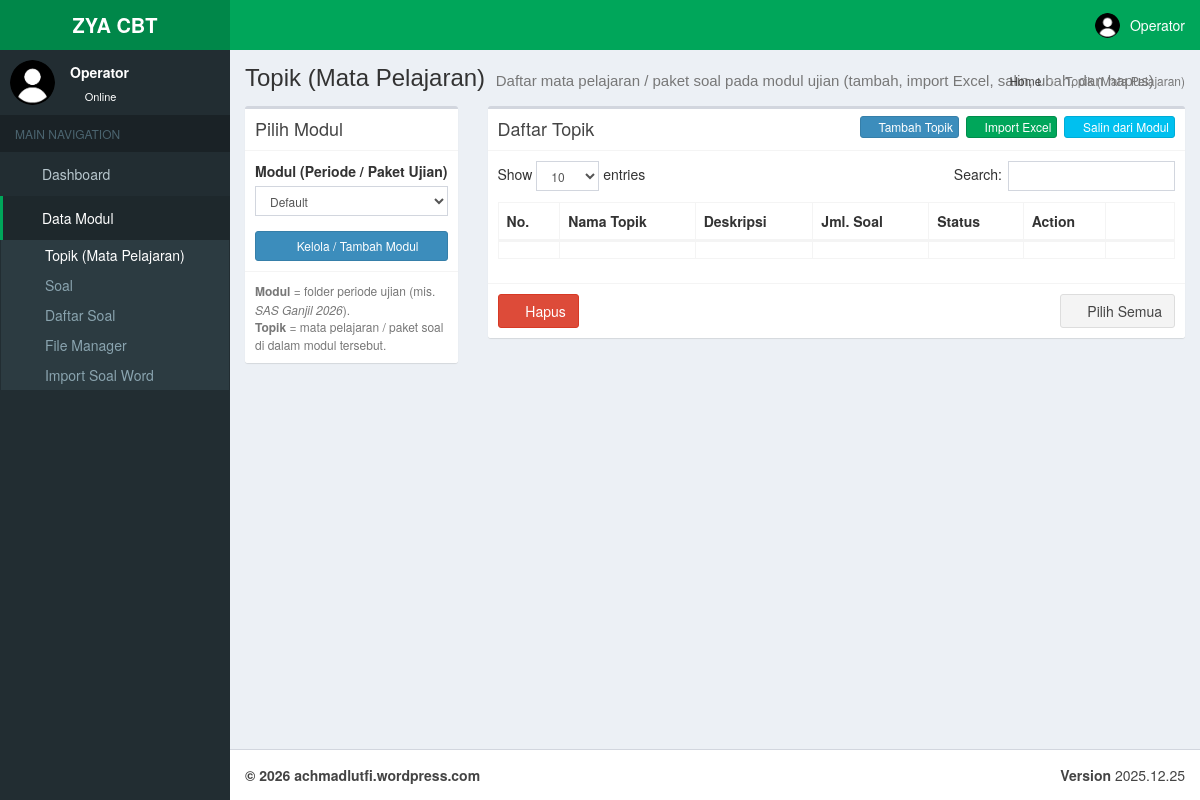
Page /index.php/manager/modul_topik (signed in) on the committed database.
### tables this page shows
CREATE TABLE `user_menu` (
  `id` int(11) NOT NULL,
  `tipe` int(11) NOT NULL DEFAULT 1 COMMENT '0=parent, 1=child',
  `parent` varchar(50) DEFAULT NULL,
  `kode_menu` varchar(50) NOT NULL,
  `nama_menu` varchar(100) NOT NULL,
  `url` varchar(150) NOT NULL DEFAULT '#',
  `icon` varchar(75) NOT NULL DEFAULT 'fa fa-circle-o',
  `urutan` int(11) NOT NULL
);

CREATE TABLE `cbt_modul` (
  `modul_id` bigint(20) UNSIGNED NOT NULL,
  `modul_nama` varchar(255) NOT NULL,
  `modul_aktif` tinyint(1) NOT NULL DEFAULT 0
);

### application/libraries/Template.php (called while the page is built, shortened)
<?php  if ( ! defined('BASEPATH')) exit('No direct script access allowed');
	class Template{
		protected $_ci;
		function __construct(){
			$this->_ci=&get_instance();
            $this->_ci->load->library('access');
            $this->_ci->load->model('users_model');
			$this->_ci->load->model('cbt_konfigurasi_model');
		}
		function display_admin($template, $title, $data=null){
			$query = $this->_ci->cbt_konfigurasi_model->get_by_kolom_limit('konfigurasi_kode', 'cbt_nama', 1);
			if($query->num_rows()>0){
				$data['site_name']=$query->row()->konfigurasi_isi;
			}else{
				$data['site_name']=$this->_ci->config->item('site_name');
			}
			$data['site_version']=$this->_ci->config->item('site_version');
            $data['nama']=$this->_ci->access->get_nama();
			$data['sidemenu']=$this->_ci->users_model->get_menu($data['kode_menu'], $this->_ci->access->get_level());;
            $data['content']=$this->_ci->load->view($template,$data,true);
			$data['title']=$title;
			$this->_ci->load->view('template/template_admin.php',$data);
		}
	}
?>

### index.php (called while the page is built, shortened)
<?php
require_once BASEPATH.'core/CodeIgniter.php';

### application/views/modul/topik_view.php (the view, shortened to what this page needs)
<section class="content-header">
	<h1>
		Topik (Mata Pelajaran)
		<small>Daftar mata pelajaran / paket soal pada modul ujian (tambah, import Excel, salin, ubah, dan hapus)</small>
	</h1>
	<ol class="breadcrumb">
		<li><a href="<?php echo site_url(); ?>/"><i class="fa fa-dashboard"></i> Home</a></li>
		<li class="active">Topik (Mata Pelajaran)</li>
	</ol>
</section>
<section class="content">
	<div class="row">
        <div class="col-md-3">
                <div class="box">
                    <div class="box-header with-border">
                        <div class="box-title">Pilih Modul</div>
                    </div>
                    <div class="box-body">
                        <div class="form-group">
                            <label>Modul (Periode / Paket Ujian)</label>
                            <div id="data-kelas">
                                <select name="modul" id="modul" class="form-control input-sm">
                                    <?php if(!empty($select_modul)){ echo $select_modul; } ?>
                                </select>
                            </div>
                        </div>
                        <button type="button" class="btn btn-primary btn-sm btn-block" onclick="buka_kelola_modul()">
                            <i class="fa fa-folder-open"></i> Kelola / Tambah Modul
                        </button>
                    </div>
                    <div class="box-footer">
                        <p class="text-muted" style="margin-bottom:0;font-size:12px;">
                            <strong>Modul</strong> = folder periode ujian (mis. <em>SAS Ganjil 2026</em>).<br />
                            <strong>Topik</strong> = mata pelajaran / paket soal di dalam modul tersebut.
                        </p>
                    </div>
                </div>
        </div>
        <div class="col-md-9">
                <div class="box">
                    <div class="box-header with-border">
    						<div class="box-title">Daftar Topik</div>
    						<div class="box-tools pull-right">
    							<button type="button" class="btn btn-primary btn-xs" onclick="tambah()"><i class="fa fa-plus"></i> Tambah Topik</button>
    							<button type="button" class="btn btn-success btn-xs" onclick="buka_import_topik()" style="margin-left:3px;"><i class="fa fa-file-excel-o"></i> Import Excel</button>
    							<button type="button" class="btn btn-info btn-xs" onclick="buka_salin_topik()" style="margin-left:3px;"><i class="fa fa-copy"></i> Salin dari Modul</button>
    						</div>
                    </div>
                    <div class="box-body">
                        <?php echo form_open($url.'/hapus_daftar_topik','id="form-hapus"'); ?>
                        <input type="hidden" name="check" id="check" value="0">
                        <table id="table-topik" class="table table-bordered table-hover">
                            <thead>
                                <tr>
                                    <th>No.</th>
                                    <th class="all">Nama Topik</th>
                                    <th>Deskripsi</th>
                                    <th>Jml. Soal</th>
                                    <th>Status</th>
                                    <th class="all">Action</th>
                                    <th class="all"></th>
                                </tr>
                            </thead>
                            <tbody>
                                <tr>
                                    <td> </td>
                                    <td> </td>
                                    <td> </td>
                                    <td> </td>
									<td> </td>
                                    <td> </td>
                                    <td> </td>
                                </tr>
                            </tbody>
                        </table>
                        </form>
                    </div>
                    <div class="box-footer">
                        <button type="button" id="btn-edit-hapus" class="btn btn-danger" title="Hapus Topik yang dipilih"><i class="fa fa-trash"></i> Hapus</button>
                        <button type="button" id="btn-edit-pilih" class="btn btn-default pull-right"><i class="fa fa-check-square-o"></i> Pilih Semua</button>
                    </div>
                </div>
        </div>
    </div>
</section>

### application/models/Users_model.php (shortened to what this page needs)
<?php  if ( ! defined('BASEPATH')) exit('No direct script access allowed');
class Users_model extends CI_Model{
    function get_parent_menu($child_menu){
        $sql = 'SELECT `user_menu`.`parent` FROM user_menu WHERE `user_menu`.`kode_menu`=?';
        $query = $this->db->query($sql, array((string)$child_menu));
        if($query->num_rows()>0){
            $hasil = $query->row()->parent;
        }else{
            $hasil = 'KOSONG';
        }
        return $hasil;
    }
    function get_menu_detail($kode_menu){
        $sql = 'SELECT `user_menu`.* FROM user_menu WHERE `user_menu`.`kode_menu`=? LIMIT 1';
        return $this->db->query($sql, array((string)$kode_menu));
    }
    function get_menu($kode_menu, $level){
        $this->db->select('user_menu.parent')
                 ->where('user_akses.level', (string)$level)
				 ->join('user_menu', 'user_akses.kode_menu = user_menu.kode_menu')
                 ->from('user_akses')
				 ->group_by('user_menu.parent');
		$result = $this->db->get()->result();
		$data_menu = array();
		foreach($result as $temp){
			$data_menu[] = $temp->parent;
		}
		$this->db->where_in('kode_menu', $data_menu)
                 ->from('user_menu')
				 ->order_by('urutan', 'ASC');
		$result = $this->db->get();
        $parent_kode_menu = $this->get_parent_menu($kode_menu);
        $menu = '';
        if($result->num_rows()>0){
            foreach ($result->result() as $temp){
                $parent_active='';
                if($temp->kode_menu==$parent_kode_menu){
					$parent_active=' active ';
    			}
                $sql_child = 'SELECT user_menu.* FROM `user_akses` INNER JOIN `user_level` ON (`user_akses`.`level` = `user_level`.`level`)
                    INNER JOIN `user_menu` ON (`user_akses`.`kode_menu` = `user_menu`.`kode_menu`) WHERE user_akses.`level`=?
                    AND user_menu.`tipe`=1 AND user_menu.parent=? ORDER BY user_menu.`urutan` ASC';
                $result_child = $this->db->query($sql_child, array((string)$level, (string)$temp->kode_menu));
                $menu_child = '';
                $menu_child_count = 0;
                $hidden_menus = array('modul-import', 'peserta-group', 'tes-tambah');
                $menu_label_overrides = array(
                    'modul-topik' => 'Topik (Mata Pelajaran)',
                    'peserta-daftar' => 'Peserta & Kelas',
                    'peserta-kartu' => 'Cetak Kartu Login'
                );
                if($result_child->num_rows()>0){
                    $rows_child = $result_child->result();
                    $has_import_word = false;
                    $has_import_old = false;
                    foreach ($rows_child as $rc) {
                        if ($rc->kode_menu === 'modul-import') $has_import_old = true;
                    }
                    if ($has_import_old && !$has_import_word) {
                        $q_iw = $this->get_menu_detail('modul-import-word');
                        if ($q_iw->num_rows() > 0) {
                            $rows_child[] = $q_iw->row();
                        }
                    }
                    $menu_child = $menu_child.'<ul class="treeview-menu">';
                    foreach ($rows_child as $child){
                        if (in_array($child->kode_menu, $hidden_menus, true)) {
                            continue;
                        }
                        $child_active='';
                        if($kode_menu==$child->kode_menu){
                            $child_active='active';
                        }
                        $child_label = isset($menu_label_overrides[$child->kode_menu]) ? $menu_label_overrides[$child->kode_menu] : $child->nama_menu;
                        $menu_child = $menu_child.'
                            <li class="'.$child_active.'"><a href="'.site_url().'/'.$child->url.'"><i class="fa fa-circle-o"></i> '.$child_label.'</a></li>
                        ';
                        $menu_child_count++;
                    }
                    $menu_child = $menu_child.'</ul>';
                }
                $menu = $menu.'
                    <li class="treeview '.$parent_active.'">
                        <a href="'.site_url().'/'.$temp->url.'">
        					<i class="'.$temp->icon.'"></i>
        					<span>'.$temp->nama_menu.'</span>';
                if($menu_child_count>0){
                    $menu = $menu.'<i class="fa fa-angle-left pull-right"></i>';
                }
                $menu = $menu.'</a>';
                $menu = $menu.'
                    '.$menu_child;
                $menu = $menu.'</li>';
            }
        }
        return $menu;
    }
}

### rows in the picture
user_menu: nama_menu "Data Modul"
user_menu: kode_menu "Topik (Mata Pelajaran)"
user_menu: nama_menu "Soal"
user_menu: nama_menu "Daftar Soal"
user_menu: nama_menu "File Manager"
user_menu: nama_menu "Import Soal Word"
cbt_modul: modul "Default"

### other values in the picture
$nama "Operator"
$site_version "2025.12.25"
form field value "10"
